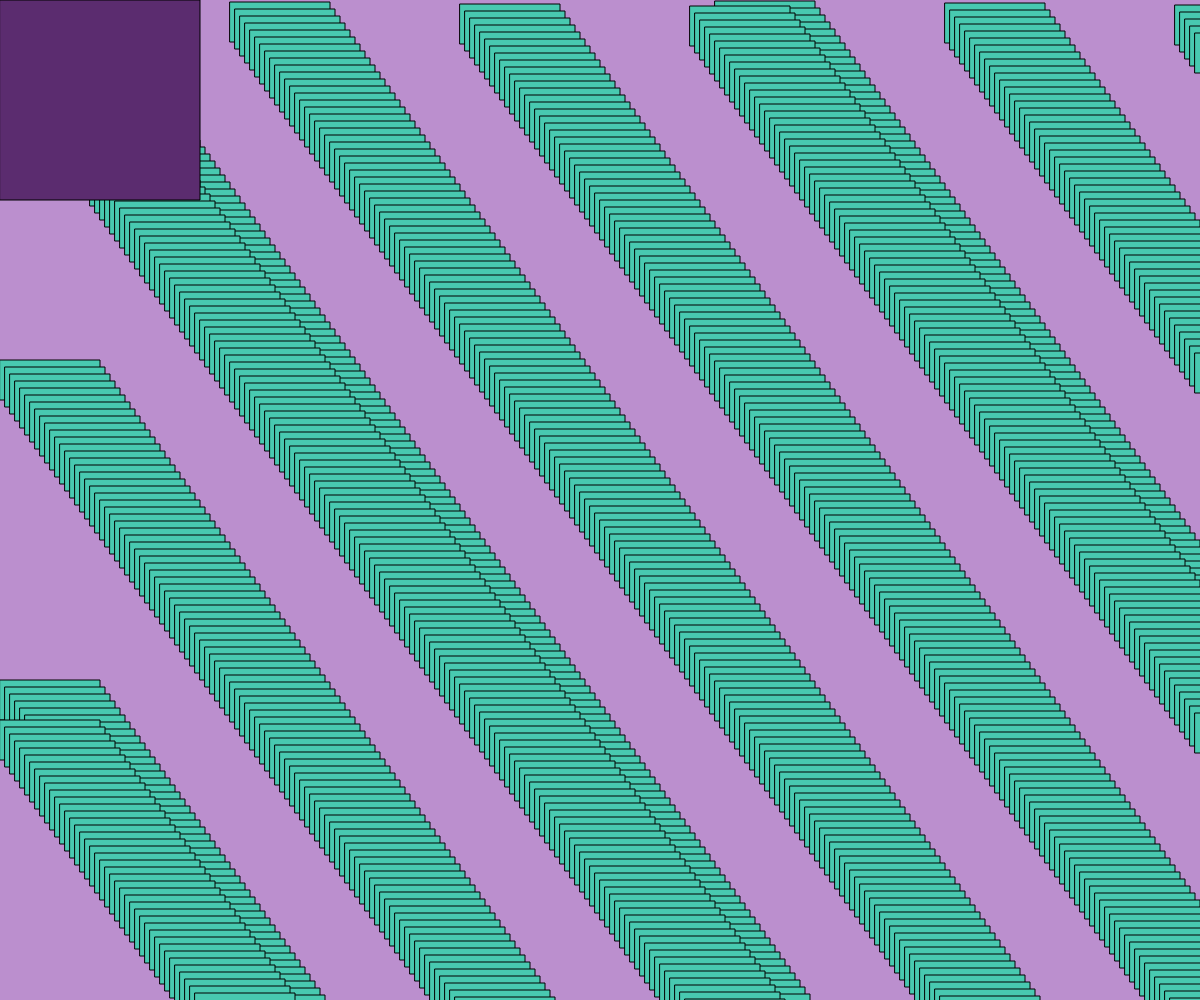
Frame 1 (no input)
Frame 60 (no input): identical to frame 1, image omitted
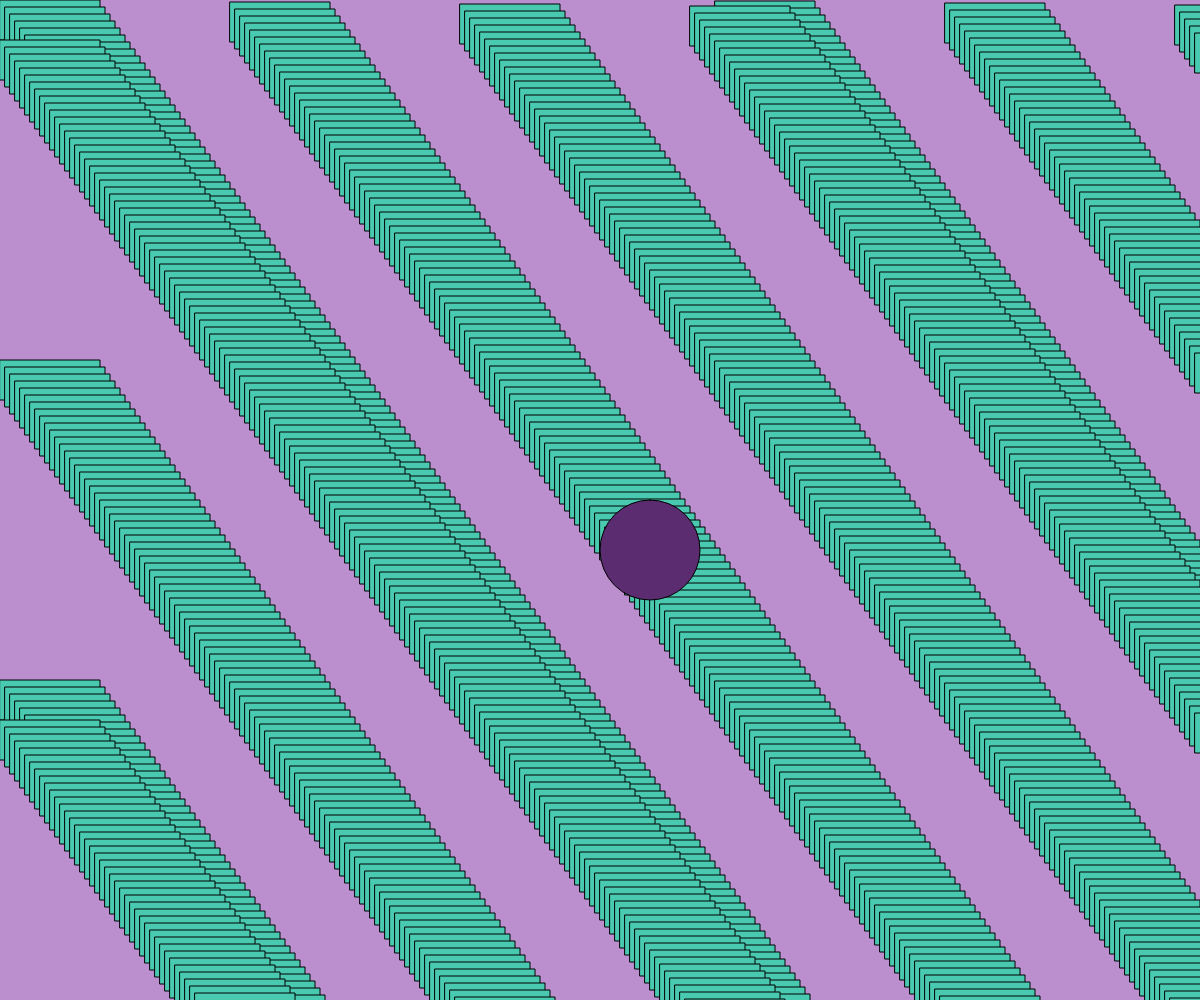
Frame 120 (the mouse pressed at the canvas centre since frame 60)

The p5.js sketch that drew these frames (run headless with seeded random() and noise() and a simulated clock; from frame 60 on, the mouse is pressed at the canvas centre):

// p5.js sketch
// ── sketch.js


function setup() {
  createCanvas(windowWidth, windowHeight);
}

function draw() {
    background(187, 143, 206);
    fill(72, 201, 176);
    for(var i = 0; i < 1000; i++){
        rect((i*5)%width,(i*7)%innerHeight,100,40);
    }
    fill(91, 44, 111);
    if(mouseX < 150){
        rect(mouseX,mouseY,200,200);
    }else{
        rect(mouseX,mouseY,100,100,100);
    }
}
